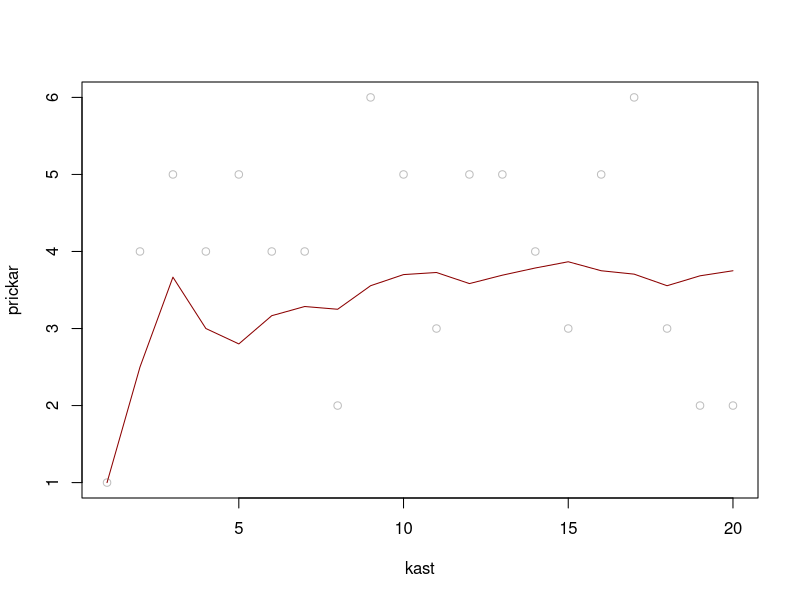
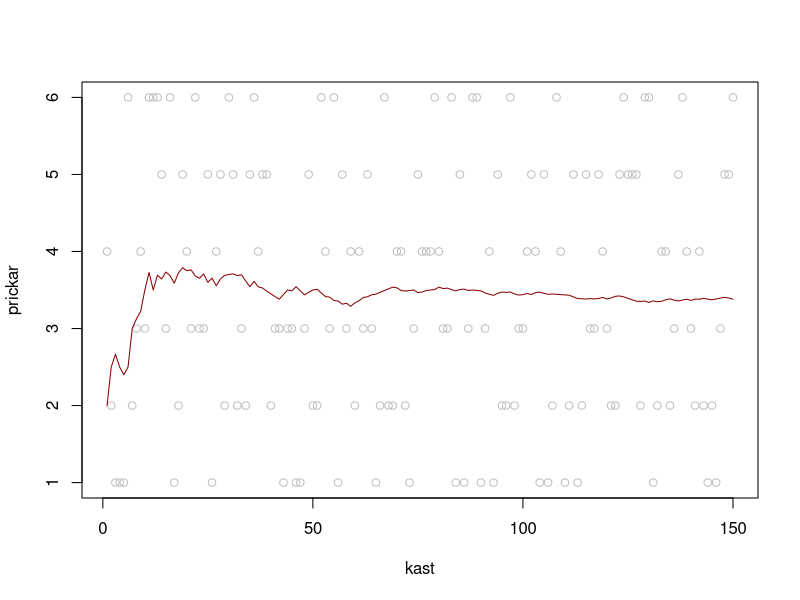
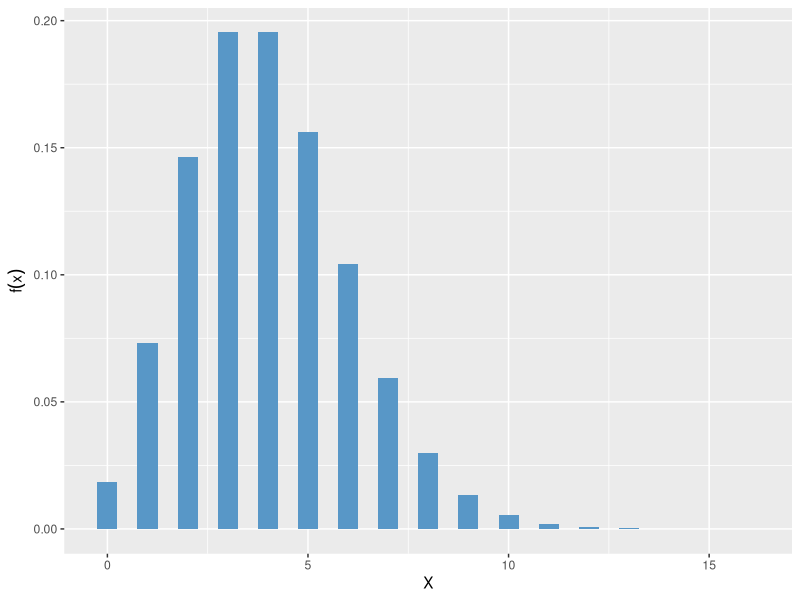
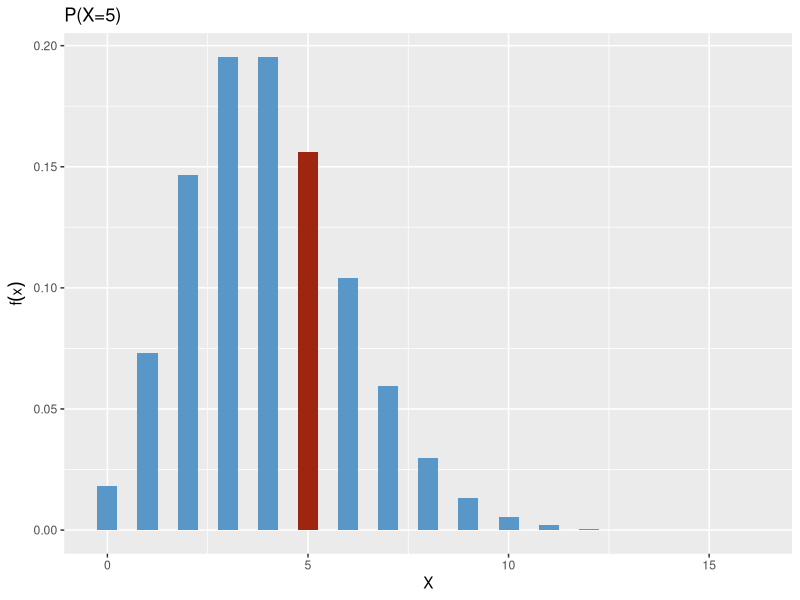
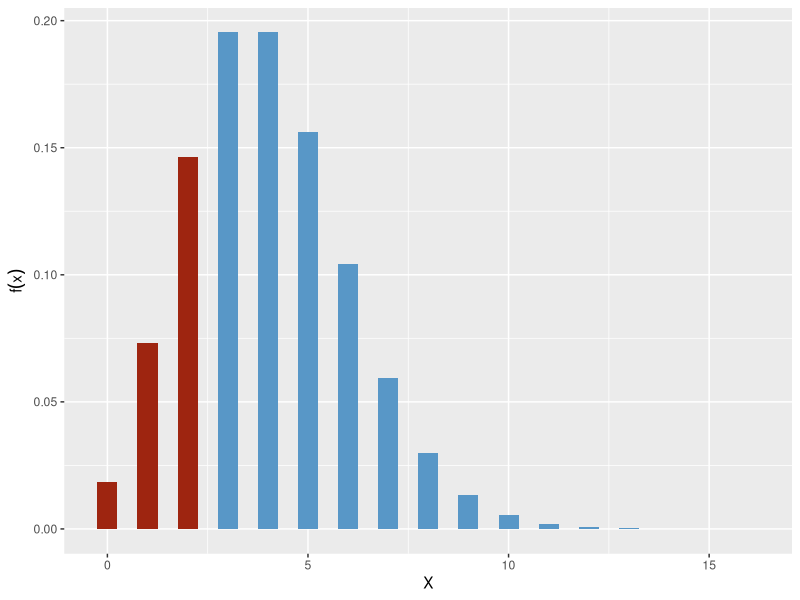
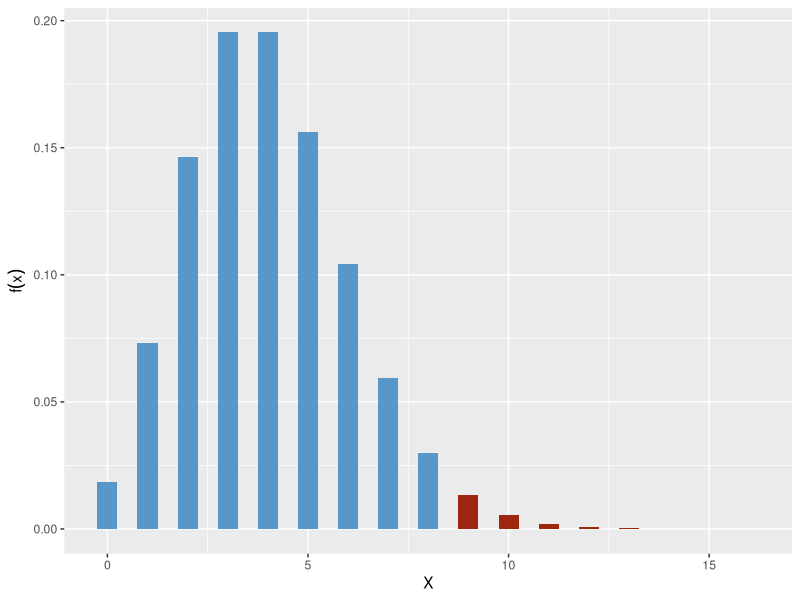

Generate these figures, in order, with R:
## ---- chunk 1
#| warning: false
#| echo: false 

iter = 20
prickar = sample.int(6,size = iter, replace = TRUE)
plot(prickar,ylim=c(1,6),ylab="prickar",xlab="kast",col='gray',
     title='genomsnittsvärde sett över kast')
lines(cumsum(sample.int(6,size = iter, replace = TRUE))/1:iter,col='darkred')
## ---- chunk 2
#| warning: false
#| echo: false 

iter = 150
prickar = sample.int(6,size = iter, replace = TRUE)
plot(prickar,ylim=c(1,6),ylab="prickar",xlab="kast",col='gray',
     title='genomsnittsvärde sett över kast')
lines(cumsum(sample.int(6,size = iter, replace = TRUE))/1:iter,col='darkred')
## ---- chunk 3
#| echo: false
#| warning: false

library(ggplot2)

df <- data.frame(xx = 0:16, px = dpois(0:16,4))



ggplot(df,aes(x=xx,y=px)) +
  geom_col(fill = '#5897c7', width = 0.5) +
  labs(y=expression(f(x)),x=expression(X))
## ---- chunk 4
#| echo: false
#| warning: false

ggplot(df,aes(x=xx,y=px)) +
  geom_col(fill="#5897c7", width = 0.5) +
  geom_col(data=data.frame(xx=5,px = dpois(5,4)),fill="#9e2510", width = 0.5) +
  labs(y=expression(f(x)),x=expression(X)) +
  ggtitle("P(X=5)")

## ---- chunk 5
#| echo: false
#| warning: false

ggplot(df,aes(x=xx,y=px)) +
  geom_col(fill="#5897c7", width = 0.5) +
  geom_col(data=data.frame(xx=c(0,1,2),px = dpois(c(0,1,2),4)),fill="#9e2510", width = 0.5) +
  labs(y=expression(f(x)),x=expression(X)) 

## ---- chunk 6
#| echo: false
#| warning: false

ggplot(df,aes(x=xx,y=px)) +
  geom_col(fill="#5897c7", width = 0.5) +
  geom_col(data=data.frame(xx=9:16,px = dpois(9:16,4)),fill="#9e2510", width = 0.5) +
  labs(y=expression(f(x)),x=expression(X)) 
